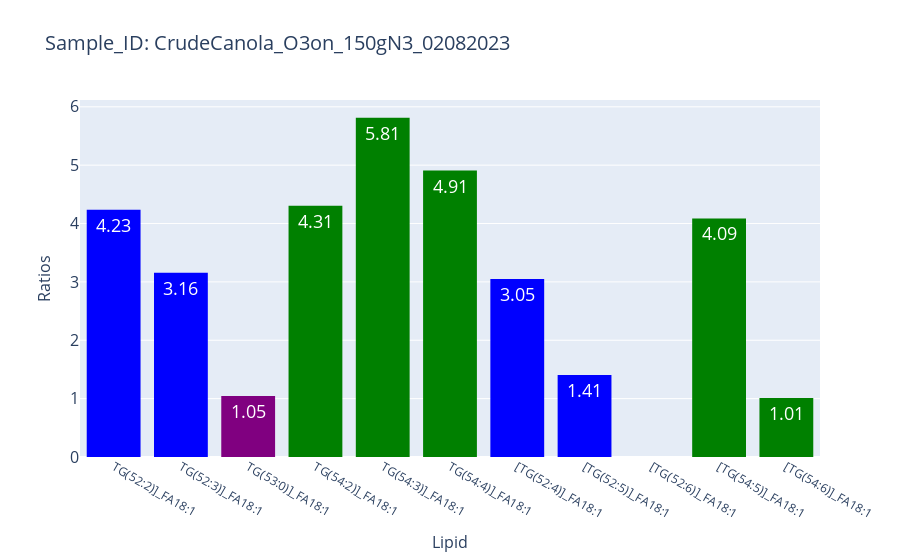
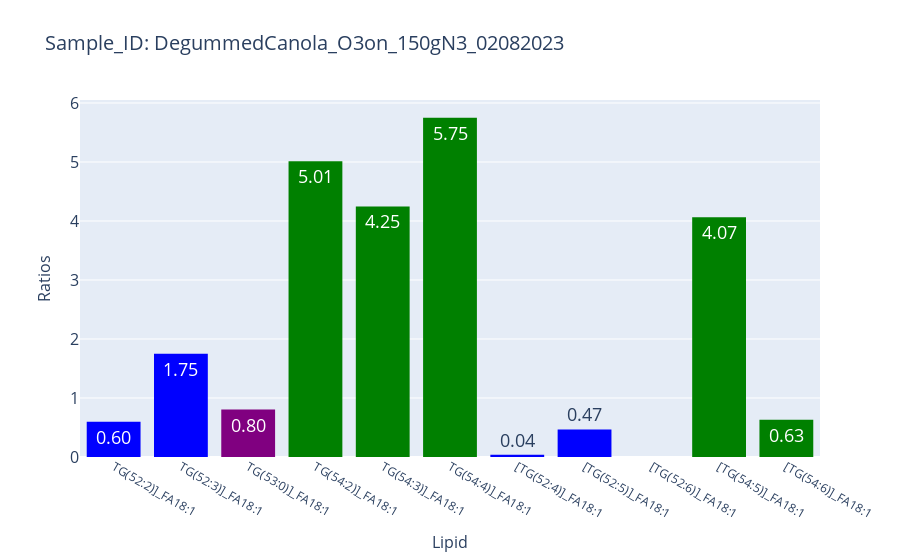
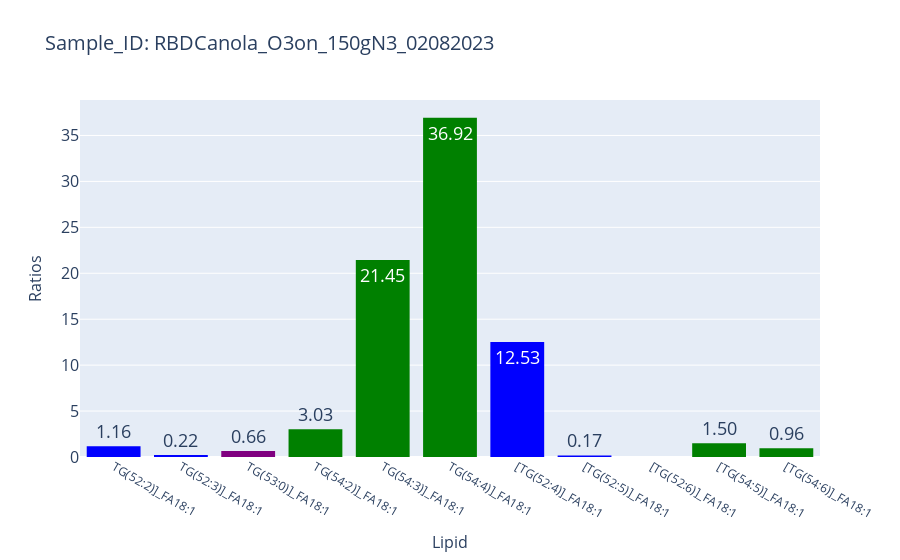

Write notebook code for charts like these, in order.
### Code cell
import plotly.express as px
import os

# Create the "Plots" directory if it doesn't exist
os.makedirs("Projects/canola/plots/", exist_ok=True)


# Define color mappings for Lipid patterns
color_mapping = {
    '50': 'red',
    '51': 'brown',
    '52': 'blue',
    '53': 'purple',
    '54': 'green',
}

# Get the unique Sample_IDs
sample_ids = df_matched_6['Sample_ID'].unique()

# Loop over the unique Sample_IDs
for sample_id in sample_ids:
    
    # Filter the dataframe for the current Sample_ID
    df_sample = df_matched_6[df_matched_6['Sample_ID'] == sample_id]
    
    # Assign colors to Lipids based on patterns
    lipid_colors = []
    for lipid in df_sample['Lipid']:
        color = 'gray'  # Default color
        for pattern, pattern_color in color_mapping.items():
            if pattern in lipid:
                color = pattern_color
                break
        lipid_colors.append(color)
    
    # Create the bar plot
    fig = px.bar(df_sample, x='Lipid', y='Ratios', text='Ratios', title=f'Bar Plot for Sample_ID: {sample_id}',
                 color_discrete_map=color_mapping)
    
    # Apply colors to the bars
    fig.update_traces(
        marker_color=lipid_colors,
        texttemplate='%{text:.2f}',
        textposition='auto',
        marker_line_width=0
    )
    
    # Customize the layout
    fig.update_layout(
        uniformtext_minsize=18,
        uniformtext_mode='hide',
        xaxis=dict(
            title='Lipid',
            titlefont=dict(size=16)
        ),
        yaxis=dict(
            title='Ratios',
            titlefont=dict(size=16),
            tickfont=dict(size=16)  # Set the font size of y-axis labels
        ),
        legend=dict(
            title='Lipid Patterns',
            tracegroupgap=50,
            itemsizing='constant'
        ),
        title=dict(
            text=f'Sample_ID: {sample_id}',
            font=dict(size=20)  # Set the title font size
        )
    )
    # Save the plot as an image
    file_name = f"Projects/canola/plots/plot_{sample_id}.png"

    # Check if the file already exists
    index = 1
    while os.path.exists(file_name):
        file_name = f"Projects/canola/plots/plot_{sample_id}_{index}.png"
        index += 1

    fig.write_image(file_name)
    # Show plot
    fig.show()

### Figure 1 — Plotly figure (JSON) as saved in the notebook; plotly's stock layout.template omitted (floating-point values rounded to 4 significant figures)
{"data": [{"alignmentgroup": "True", "hovertemplate": "Lipid=%{x}<br>Ratios=%{text}<extra></extra>", "legendgroup": "", "marker": {"color": ["blue", "blue", "blue", "blue", "blue", "blue", "purple", "purple", "purple", "green", "green", "green", "green", "green", "green", "green", "green", "green", "blue", "blue", "blue", "blue", "blue", "blue", "blue", "blue", "green", "green", "green", "green", "green", "green"], "line": {"width": 0}}, "name": "", "offsetgroup": "", "orientation": "v", "showlegend": false, "text": [4.234, null, null, 3.158, null, null, 1.045, null, null, 4.305, null, null, 5.811, null, null, 4.908, null, null, 3.049, null, null, 1.406, null, null, null, null, 4.086, null, null, 1.013, null, null], "textposition": "auto", "texttemplate": "%{text:.2f}", "type": "bar", "x": ["TG(52:2)]_FA18:1", "TG(52:2)]_FA18:1", "TG(52:2)]_FA18:1", "TG(52:3)]_FA18:1", "TG(52:3)]_FA18:1", "TG(52:3)]_FA18:1", "TG(53:0)]_FA18:1", "TG(53:0)]_FA18:1", "TG(53:0)]_FA18:1", "TG(54:2)]_FA18:1", "TG(54:2)]_FA18:1", "TG(54:2)]_FA18:1", "TG(54:3)]_FA18:1", "TG(54:3)]_FA18:1", "TG(54:3)]_FA18:1", "TG(54:4)]_FA18:1", "TG(54:4)]_FA18:1", "TG(54:4)]_FA18:1", "[TG(52:4)]_FA18:1", "[TG(52:4)]_FA18:1", "[TG(52:4)]_FA18:1", "[TG(52:5)]_FA18:1", "[TG(52:5)]_FA18:1", "[TG(52:5)]_FA18:1", "[TG(52:6)]_FA18:1", "[TG(52:6)]_FA18:1", "[TG(54:5)]_FA18:1", "[TG(54:5)]_FA18:1", "[TG(54:5)]_FA18:1", "[TG(54:6)]_FA18:1", "[TG(54:6)]_FA18:1", "[TG(54:6)]_FA18:1"], "xaxis": "x", "y": [4.234, null, null, 3.158, null, null, 1.045, null, null, 4.305, null, null, 5.811, null, null, 4.908, null, null, 3.049, null, null, 1.406, null, null, null, null, 4.086, null, null, 1.013, null, null], "yaxis": "y"}], "layout": {"barmode": "relative", "legend": {"itemsizing": "constant", "title": {"text": "Lipid Patterns"}, "tracegroupgap": 50}, "title": {"font": {"size": 20}, "text": "Sample_ID: CrudeCanola_O3on_150gN3_02082023"}, "uniformtext": {"minsize": 18, "mode": "hide"}, "xaxis": {"anchor": "y", "domain": [0, 1], "title": {"font": {"size": 16}, "text": "Lipid"}}, "yaxis": {"anchor": "x", "domain": [0, 1], "tickfont": {"size": 16}, "title": {"font": {"size": 16}, "text": "Ratios"}}}}

### Figure 2 — Plotly figure (JSON) as saved in the notebook; plotly's stock layout.template omitted (floating-point values rounded to 4 significant figures)
{"data": [{"alignmentgroup": "True", "hovertemplate": "Lipid=%{x}<br>Ratios=%{text}<extra></extra>", "legendgroup": "", "marker": {"color": ["blue", "blue", "blue", "blue", "blue", "blue", "purple", "purple", "purple", "green", "green", "green", "green", "green", "green", "green", "green", "green", "blue", "blue", "blue", "blue", "blue", "blue", "blue", "blue", "green", "green", "green", "green", "green", "green"], "line": {"width": 0}}, "name": "", "offsetgroup": "", "orientation": "v", "showlegend": false, "text": [0.5985, null, null, 1.749, null, null, 0.8032, null, null, 5.013, null, null, 4.246, null, null, 5.749, null, null, 0.0385, null, null, 0.4671, null, null, null, null, 4.066, null, null, 0.6324, null, null], "textposition": "auto", "texttemplate": "%{text:.2f}", "type": "bar", "x": ["TG(52:2)]_FA18:1", "TG(52:2)]_FA18:1", "TG(52:2)]_FA18:1", "TG(52:3)]_FA18:1", "TG(52:3)]_FA18:1", "TG(52:3)]_FA18:1", "TG(53:0)]_FA18:1", "TG(53:0)]_FA18:1", "TG(53:0)]_FA18:1", "TG(54:2)]_FA18:1", "TG(54:2)]_FA18:1", "TG(54:2)]_FA18:1", "TG(54:3)]_FA18:1", "TG(54:3)]_FA18:1", "TG(54:3)]_FA18:1", "TG(54:4)]_FA18:1", "TG(54:4)]_FA18:1", "TG(54:4)]_FA18:1", "[TG(52:4)]_FA18:1", "[TG(52:4)]_FA18:1", "[TG(52:4)]_FA18:1", "[TG(52:5)]_FA18:1", "[TG(52:5)]_FA18:1", "[TG(52:5)]_FA18:1", "[TG(52:6)]_FA18:1", "[TG(52:6)]_FA18:1", "[TG(54:5)]_FA18:1", "[TG(54:5)]_FA18:1", "[TG(54:5)]_FA18:1", "[TG(54:6)]_FA18:1", "[TG(54:6)]_FA18:1", "[TG(54:6)]_FA18:1"], "xaxis": "x", "y": [0.5985, null, null, 1.749, null, null, 0.8032, null, null, 5.013, null, null, 4.246, null, null, 5.749, null, null, 0.0385, null, null, 0.4671, null, null, null, null, 4.066, null, null, 0.6324, null, null], "yaxis": "y"}], "layout": {"barmode": "relative", "legend": {"itemsizing": "constant", "title": {"text": "Lipid Patterns"}, "tracegroupgap": 50}, "title": {"font": {"size": 20}, "text": "Sample_ID: DegummedCanola_O3on_150gN3_02082023"}, "uniformtext": {"minsize": 18, "mode": "hide"}, "xaxis": {"anchor": "y", "domain": [0, 1], "title": {"font": {"size": 16}, "text": "Lipid"}}, "yaxis": {"anchor": "x", "domain": [0, 1], "tickfont": {"size": 16}, "title": {"font": {"size": 16}, "text": "Ratios"}}}}

### Figure 3 — Plotly figure (JSON) as saved in the notebook; plotly's stock layout.template omitted (floating-point values rounded to 4 significant figures)
{"data": [{"alignmentgroup": "True", "hovertemplate": "Lipid=%{x}<br>Ratios=%{text}<extra></extra>", "legendgroup": "", "marker": {"color": ["blue", "blue", "blue", "blue", "blue", "blue", "purple", "purple", "purple", "green", "green", "green", "green", "green", "green", "green", "green", "green", "blue", "blue", "blue", "blue", "blue", "blue", "blue", "blue", "green", "green", "green", "green", "green", "green"], "line": {"width": 0}}, "name": "", "offsetgroup": "", "orientation": "v", "showlegend": false, "text": [1.162, null, null, 0.222, null, null, 0.6588, null, null, 3.033, null, null, 21.45, null, null, 36.92, null, null, 12.53, null, null, 0.1749, null, null, null, null, 1.504, null, null, 0.9593, null, null], "textposition": "auto", "texttemplate": "%{text:.2f}", "type": "bar", "x": ["TG(52:2)]_FA18:1", "TG(52:2)]_FA18:1", "TG(52:2)]_FA18:1", "TG(52:3)]_FA18:1", "TG(52:3)]_FA18:1", "TG(52:3)]_FA18:1", "TG(53:0)]_FA18:1", "TG(53:0)]_FA18:1", "TG(53:0)]_FA18:1", "TG(54:2)]_FA18:1", "TG(54:2)]_FA18:1", "TG(54:2)]_FA18:1", "TG(54:3)]_FA18:1", "TG(54:3)]_FA18:1", "TG(54:3)]_FA18:1", "TG(54:4)]_FA18:1", "TG(54:4)]_FA18:1", "TG(54:4)]_FA18:1", "[TG(52:4)]_FA18:1", "[TG(52:4)]_FA18:1", "[TG(52:4)]_FA18:1", "[TG(52:5)]_FA18:1", "[TG(52:5)]_FA18:1", "[TG(52:5)]_FA18:1", "[TG(52:6)]_FA18:1", "[TG(52:6)]_FA18:1", "[TG(54:5)]_FA18:1", "[TG(54:5)]_FA18:1", "[TG(54:5)]_FA18:1", "[TG(54:6)]_FA18:1", "[TG(54:6)]_FA18:1", "[TG(54:6)]_FA18:1"], "xaxis": "x", "y": [1.162, null, null, 0.222, null, null, 0.6588, null, null, 3.033, null, null, 21.45, null, null, 36.92, null, null, 12.53, null, null, 0.1749, null, null, null, null, 1.504, null, null, 0.9593, null, null], "yaxis": "y"}], "layout": {"barmode": "relative", "legend": {"itemsizing": "constant", "title": {"text": "Lipid Patterns"}, "tracegroupgap": 50}, "title": {"font": {"size": 20}, "text": "Sample_ID: RBDCanola_O3on_150gN3_02082023"}, "uniformtext": {"minsize": 18, "mode": "hide"}, "xaxis": {"anchor": "y", "domain": [0, 1], "title": {"font": {"size": 16}, "text": "Lipid"}}, "yaxis": {"anchor": "x", "domain": [0, 1], "tickfont": {"size": 16}, "title": {"font": {"size": 16}, "text": "Ratios"}}}}
